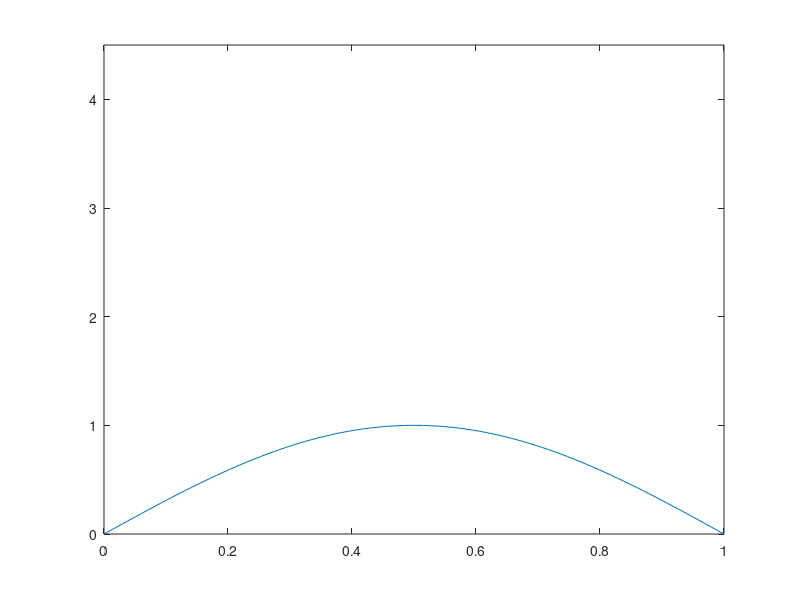

Write MATLAB code to recreate this figure.
clear
close


% --- state problem

alpha = 2*10^(-3); %corresponds to diffusion constant

% --- Define constaints and initial condition
L = 1; % length of domain in x direction
tmax = 10; % end time
nx = 100; % number of nodes in x direction
nt = 100; % number of time steps
dx = L/(nx-1);
dt = tmax/(nt-1);
% --- Loop over time steps
t = 0;
X = 0:dx:L;
% u = normpdf(X,0.3, 10^(-3)); % initial condition
u = sin(pi*X ./ L); % initial condition
u=u';
plot(X,u);
axis([0 1 0 4.5]);
pause(0.001)


% matrix A NOT TIME DEPENDENT
    as =((-0.5 * alpha)/(dx^2))*ones(1,nx);
    bs = ((1/dt) + (alpha/(dx^2))) * ones(1,nx);
    cs = as;

    Diag = [as; bs; cs]';

    d = [-1;0;1];

    A = spdiags(Diag,d,nx,nx);
    
    A(1,1) = 1; A(1,2) =0; % dirichlet boundary condition
    A(end,end) = 1; A(end,end-1) =0; % dirichlet boundary condition

% vector b TIME DEPENDENT SO REDEFINED IN EVERY TIME STEP
    b = zeros(nx,1);
    
for m=1:nt
uold = u; % prepare for next step
t = t + dt;
    
    % vector b
    b(2:end-1) = as(1) * uold(1:end-2) + bs(1) * uold(2:end-1) + cs(1) * uold(3:end); % middle part 
    b(1) = uold(1); % dirichlet boundary condition
    b(end) = uold(end); % dirichlet boundary condition

    % calculate system
    
    u=A\b;

plot(X,u);
axis([0 1 0 4.5]);
pause(0.00001)
end